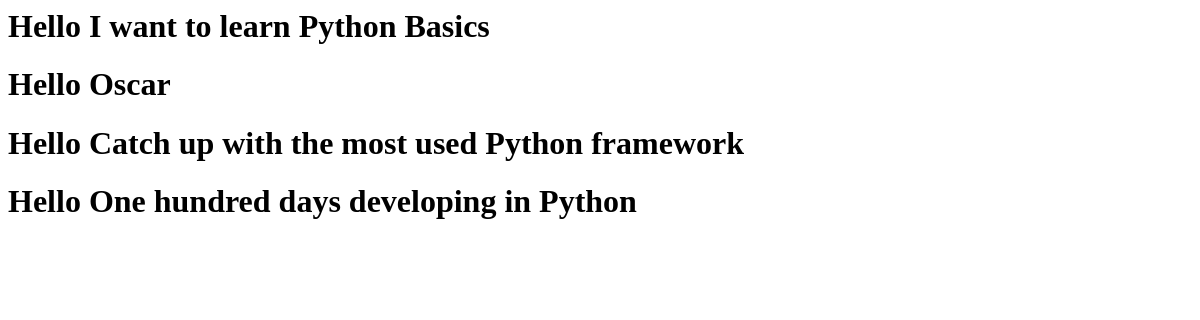
Before: /playground/hello-html-rooms/ with the older database file.
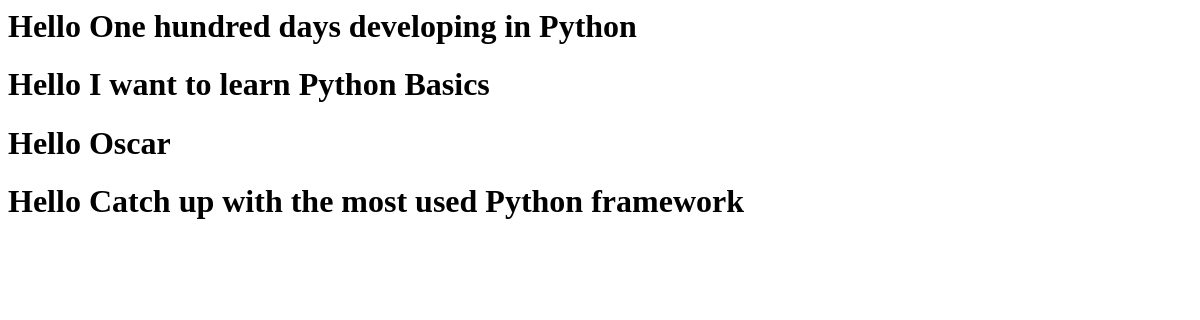
After: the same page with the newer database file.
### studybud/models.py (models this page shows, shortened)
class Room (models.Model):
    host = models.ForeignKey(User, on_delete=models.SET_NULL, null=True)
    topic = models.ForeignKey(Topic, on_delete=models.SET_NULL, null=True) # when the room is deleted we still mantain the rooms
    name = models.CharField(max_length=200)
    description = models.TextField(null=True, blank=True)
    updated = models.DateTimeField(auto_now=True) #updates the timestamp for every change
    created = models.DateTimeField(auto_now_add=True) #only takes the timestamp when we create the instance
    class Meta:
        ordering = ['-updated', '-created'] # the negative in front means reverse

### playground/views.py (the view)
# urls.py: 2. Add a URL to urlpatterns:  path('', views.home, name='home')
def home(request):
    rooms = Room.objects.all()
    context = {'names':rooms}
    return render(request=request, template_name='hello.html', context=context)

### playground/templates/hello.html
<html>
    <body>
        <div>
            {% for name in names %}
                {% if name.name %}
                <h1>Hello {{ name.name }}</h1>
                {% else %}
                <h1>Hello Random</h1>
                {% endif %}
            {% endfor %}
        </div>
    </body>
</html>

Changed rows visible on the page:
changed Room "One hundred days developing in Python": moves up the list
